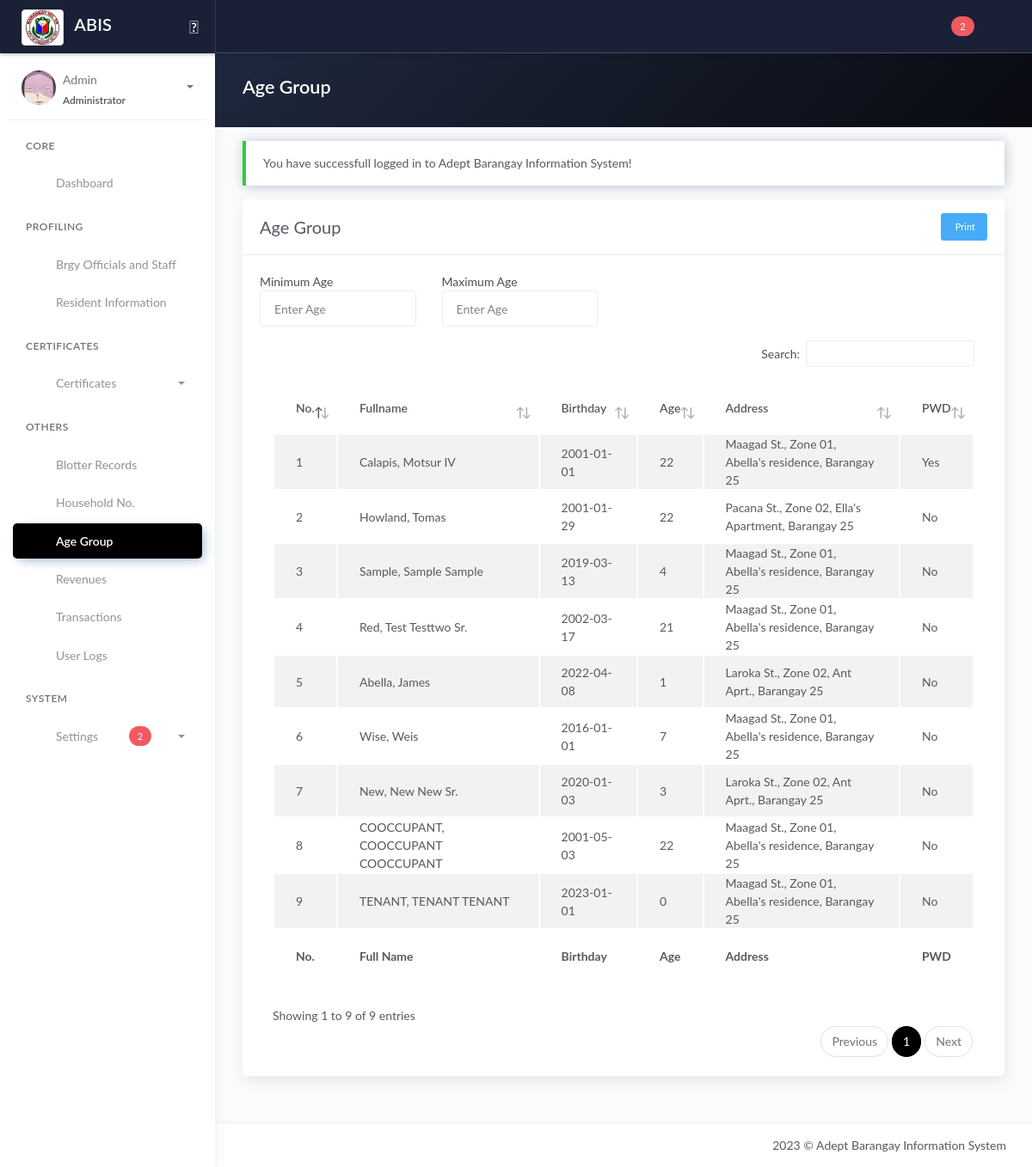
/age-group.php (signed in), run on the app's committed database.
### tables this page shows
CREATE TABLE `tblresident2` (
  `id_resident` int(11) NOT NULL,
  `national_id` varchar(100) NOT NULL,
  `region` varchar(10) NOT NULL,
  `city` varchar(100) NOT NULL,
  `province` varchar(100) NOT NULL,
  `barangay` varchar(100) NOT NULL,
  `citizenship` varchar(100) NOT NULL,
  `picture` text NOT NULL,
  `firstname` varchar(100) NOT NULL,
  `middlename` varchar(100) NOT NULL,
  `lastname` varchar(100) NOT NULL,
  `ext` varchar(10) NOT NULL,
  `alias` varchar(20) NOT NULL,
  `birthplace` varchar(100) NOT NULL,
  `birthdate` date NOT NULL,
  `sex` varchar(20) NOT NULL,
  `civilstatus` varchar(20) NOT NULL,
  `residence_type` varchar(25) NOT NULL COMMENT 'new; co-occupant; tenant',
  `id_household` int(80) NOT NULL,
  `family_head` varchar(10) NOT NULL,
  `date_of_residence` date NOT NULL,
  `vstatus` varchar(10) NOT NULL,
  `identified_as` varchar(20) NOT NULL,
  `phone` varchar(100) NOT NULL,
  `email` varchar(100) NOT NULL,
  `occupation` varchar(100) NOT NULL,
  `resident_type` int(20) NOT NULL DEFAULT 1 COMMENT '1 = Alive; 0 = Deceased',
  `id_org` varchar(100) NOT NULL,
  `pwd` varchar(5) NOT NULL,
  `indigent` varchar(5) NOT NULL,
  `remarks` text NOT NULL,
  `res_updated_at` timestamp NOT NULL DEFAULT current_timestamp() ON UPDATE current_timestamp(),
  `id_user` int(11) NOT NULL
);

CREATE TABLE `tbl_household` (
  `id_household` int(11) NOT NULL,
  `household_number` int(100) NOT NULL,
  `house_no` int(100) NOT NULL COMMENT '(2.1)',
  `id_purok` varchar(50) NOT NULL,
  `household_street_name` varchar(100) NOT NULL COMMENT '(2.2)',
  `household_address` varchar(250) NOT NULL COMMENT '(2.3)',
  `household_type` varchar(250) NOT NULL
);

CREATE TABLE `tblpurok` (
  `id_purok` int(11) NOT NULL,
  `purok_name` varchar(255) DEFAULT NULL,
  `purok_details` text DEFAULT NULL
);

CREATE TABLE `tblbrgy_info` (
  `id_brgy_info` int(11) NOT NULL,
  `province` varchar(100) DEFAULT NULL,
  `town` varchar(100) DEFAULT NULL,
  `brgy_name` varchar(50) DEFAULT NULL,
  `contact_number` varchar(50) DEFAULT NULL,
  `dashboard_text` text DEFAULT NULL,
  `image` varchar(200) DEFAULT NULL,
  `city_logo` varchar(100) DEFAULT NULL,
  `brgy_logo` varchar(100) DEFAULT NULL
);

### model/fetch_brgy_info.php (called while the page is built, shortened)
<?php
    $query = "SELECT * FROM tblbrgy_info";
    $result = $conn->query($query);
	$row = $result->fetch_assoc();
	if($row){
		$brgy 		 = $row['brgy_name'];
	}
?>

### age-group.php (the view, shortened to what this page needs)
<?php include 'server/server.php' ?>
<?php
$query = "SELECT * FROM tblresident2 WHERE resident_type=1";
$result = $conn->query($query);
$resident = array();
while ($row = $result->fetch_assoc()) {
	$resident[] = $row;
}
?>
<!DOCTYPE html>
<html lang="en">
<head>
	<?php include 'templates/header.php' ?>
	<link rel="stylesheet" href="assets/js/plugin/dataTables.dateTime.min.css">
	<link rel="stylesheet" href="assets/js/plugin/datatables/Buttons-1.6.1/css/buttons.dataTables.min.css">
</head>
<body>
	<div class="wrapper">
		<?php include 'templates/main-header.php' ?>
		<?php include 'templates/sidebar.php' ?>
		<div class="main-panel">
			<div class="content">
				<div class="panel-header bg-dark-gradient">
					<div class="page-inner">
						<div class="d-flex align-items-left align-items-md-center flex-column flex-md-row">
							<div>
								<h2 class="text-white fw-bold">Age Group</h2>
							</div>
						</div>
					</div>
				</div>
				<div class="page-inner">
					<div class="row mt--2">
						<div class="col-md-12">
							<?php if (isset($_SESSION['message'])) : ?>
								<div class="alert alert-<?php echo $_SESSION['success']; ?> <?= $_SESSION['success'] == 'danger' ? 'bg-danger text-light' : null ?>" role="alert">
									<?php echo $_SESSION['message']; ?>
								</div>
							<?php endif ?>
							<div class="card">
								<div class="card-header">
									<div class="card-head-row">
										<div class="card-title">Age Group</div>
										<div class="card-tools">
											<a href="#add" data-toggle="modal" class="btn btn-info btn-sm"><i class="fa fa-print"></i>&nbspPrint</a>
										</div>
									</div>
								</div>
								<div class="card-body">
									<div class="row mb-3 w-50">
										<div class="col">
											<label>Minimum Age</label>
											<input type="text" class="form-control" id="min" name="min" placeholder="Enter Age">
										</div>
										<div class="col">
											<label>Maximum Age</label>
											<input type="text" class="form-control" id="max" name="max" placeholder="Enter Age">
										</div>
									</div>
									<div class="table-responsive">
										<table id="agegrouptable" class="display table table-striped">
											<thead>
												<tr>
													<th scope="col">No. </th>
													<th scope="col">Fullname</th>
													<th scope="col">Birthday</th>
													<th scope="col">Age</th>
													<th scope="col">Address</th>
													<th scope="col">PWD</th>
												</tr>
											</thead>
											<tbody>
												<?php if (!empty($resident)) : ?>
													<?php $no = 1;
													foreach ($resident as $row) : ?>
														<tr>
															<td><?= $no ?></td>
															<td><?= $row['lastname'] . ', ' . $row['firstname'] . ' ' . $row['middlename'] . ' ' . $row['ext'] ?></td>
															<td><?= $row['birthdate'] ?></td>
															<?php
															$DateOfBirth = $row['birthdate'];
															$dob = new DateTime($DateOfBirth);
															$now = new DateTime();
															$diff = $now->diff($dob);
															?>
															<td><?= $diff->y; ?></td>
															<td>
																<?php
																$h_id = $row['id_household'];
																$queryHouseholdNumber = "SELECT * FROM tbl_household WHERE id_household='$h_id'";
																$resultHouseholdNumber = $conn->query($queryHouseholdNumber);
																$householdnum = $resultHouseholdNumber->fetch_assoc();
																$p_name = $householdnum['id_purok'];
																$queryPurokName = "SELECT * FROM tblpurok WHERE id_purok='$p_name'";
																$resultPurokName = $conn->query($queryPurokName);
																$pname = $resultPurokName->fetch_assoc();
																echo $householdnum['household_street_name'] . ', ' . $pname['purok_name'] . ', ' . $householdnum['household_address'] . ', ' . $brgy;
																?>
															</td>
															<td><?= $row['pwd'] ?></td>
														</tr>
													<?php $no++;
													endforeach ?>
												<?php endif ?>
											</tbody>
											<tfoot>
												<tr>
													<th scope="col">No. </th>
													<th scope="col">Full Name</th>
													<th scope="col">Birthday</th>
													<th scope="col">Age</th>
													<th scope="col">Address</th>
													<th scope="col">PWD</th>
												</tr>
											</tfoot>
										</table>
									</div>
								</div>
							</div>
						</div>
					</div>
				</div>
			</div>
			<?php include 'templates/main-footer.php' ?>
		</div>
	</div>
	<?php include 'templates/footer.php' ?>
	<link rel="stylesheet" type="text/css" href="https://cdn.datatables.net/v/bs5/jszip-2.5.0/dt-1.13.1/b-2.3.3/b-html5-2.3.3/b-print-2.3.3/datatables.min.css" />
</body>
</html>

### data on the page
tblresident2: lastname "Calapis", firstname "Motsur", ext "IV", birthdate "2001-01-01", birthdate "22", id_household.household_street_name "Maagad St.", tblpurok.purok_name "Zone 01", id_household.household_address "Abella's residence", pwd "Yes"
tblbrgy_info: brgy_name "Barangay 25"
tblresident2: lastname "Howland", firstname "Tomas", birthdate "2001-01-29", birthdate "22", id_household.household_street_name "Pacana St.", tblpurok.purok_name "Zone 02", id_household.household_address "Ella's Apartment", pwd "No"
tblresident2: lastname "Sample", firstname "Sample", middlename "Sample", birthdate "2019-03-13", birthdate "4", id_household.household_street_name "Maagad St.", tblpurok.purok_name "Zone 01", id_household.household_address "Abella's residence", pwd "No"
tblresident2: lastname "Red", firstname "Test", middlename "Testtwo", ext "Sr.", birthdate "2002-03-17", birthdate "21", id_household.household_street_name "Maagad St.", tblpurok.purok_name "Zone 01", id_household.household_address "Abella's residence", pwd "No"
tblresident2: lastname "Abella", firstname "James", birthdate "2022-04-08", birthdate "1", id_household.household_street_name "Laroka St.", tblpurok.purok_name "Zone 02", id_household.household_address "Ant Aprt.", pwd "No"
tblresident2: lastname "Wise", firstname "Weis", birthdate "2016-01-01", birthdate "7", id_household.household_street_name "Maagad St.", tblpurok.purok_name "Zone 01", id_household.household_address "Abella's residence", pwd "No"
tblresident2: lastname "New", firstname "New", middlename "New", ext "Sr.", birthdate "2020-01-03", birthdate "3", id_household.household_street_name "Laroka St.", tblpurok.purok_name "Zone 02", id_household.household_address "Ant Aprt.", pwd "No"
tblresident2: lastname "COOCCUPANT", firstname "COOCCUPANT", middlename "COOCCUPANT", birthdate "2001-05-03", birthdate "22", id_household.household_street_name "Maagad St.", tblpurok.purok_name "Zone 01", id_household.household_address "Abella's residence", pwd "No"
tblresident2: lastname "TENANT", firstname "TENANT", middlename "TENANT", birthdate "2023-01-01", birthdate "0", id_household.household_street_name "Maagad St.", tblpurok.purok_name "Zone 01", id_household.household_address "Abella's residence", pwd "No"

### other printed values
$resultSupport "2"
$_SESSION['username'] "Admin"
$_SESSION['role'] "Administrator"
$_SESSION['message'] "You have successfull logged in to Adept Barangay Information System!"
